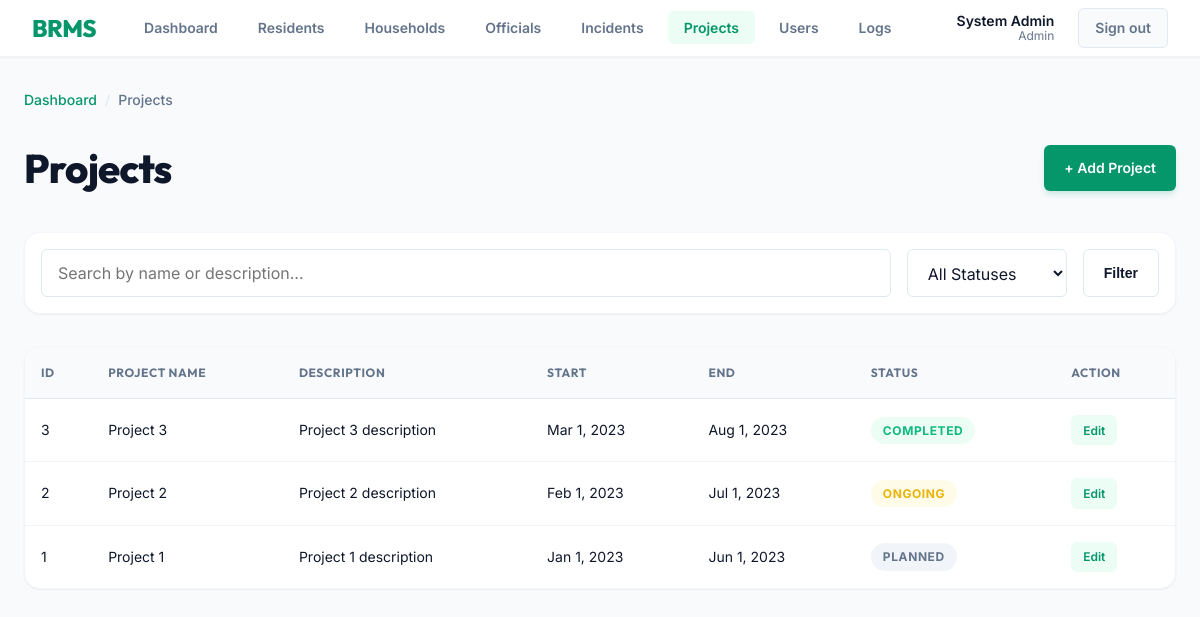
The page /projects/index.php (signed in) on the database its author committed.
### tables this page shows
CREATE TABLE `tbl_projects` (
  `project_id` int(11) NOT NULL,
  `project_name` varchar(100) DEFAULT NULL,
  `project_description` text DEFAULT NULL,
  `start_date` date DEFAULT NULL,
  `end_date` date DEFAULT NULL,
  `project_status` varchar(50) DEFAULT NULL
);

### projects/index.php (the view, shortened to what this page needs)
<?php
include '../db.php';
$search = isset($_GET['search']) ? $_GET['search'] : '';
$where_clauses = [];
$where_sql = count($where_clauses) > 0 ? "WHERE " . implode(" AND ", $where_clauses) : "";
$query = "SELECT * FROM tbl_projects $where_sql ORDER BY start_date DESC";
$result = mysqli_query($conn, $query);
?>
<!DOCTYPE html>
<html lang="en">
<head>
    <link rel="stylesheet" href="../style.css">
</head>
<body>
    <?php include '../navbar.php'; ?>
    <div class="page-shell page-content">
        <div class="breadcrumb-bar">
            <a href="../index.php">Dashboard</a>
            <span class="sep">/</span>
            <span>Projects</span>
        </div>
        <div class="page-header">
            <h1>Projects</h1>
            <a href="add.php" class="btn-accent" id="add-project-btn">+ Add Project</a>
        </div>
        <form method="GET" class="filter-bar" id="projects-filter">
            <input type="text" name="search" class="form-control search-input" placeholder="Search by name or description…" value="<?php echo $search; ?>" id="projects-search">
            <select name="status" class="form-select" id="projects-status-filter" style="max-width:160px">
                <option value="">All Statuses</option>
            </select>
            <button type="submit" class="btn-secondary">Filter</button>
        </form>
        <table class="data-table" id="projects-table">
            <thead>
                <tr>
                    <th>ID</th>
                    <th>Project Name</th>
                    <th>Description</th>
                    <th>Start</th>
                    <th>End</th>
                    <th>Status</th>
                    <th>Action</th>
                </tr>
            </thead>
            <tbody>
                <?php if (mysqli_num_rows($result) > 0): ?>
                <?php while ($row = mysqli_fetch_assoc($result)): ?>
                <?php
                    $status_class = 'status--planned';
                    if ($row['project_status'] == 'Ongoing') $status_class = 'status--ongoing';
                    if ($row['project_status'] == 'Completed') $status_class = 'status--completed';
                ?>
                <tr>
                    <td><?php echo $row['project_id']; ?></td>
                    <td><?php echo $row['project_name']; ?></td>
                    <td><?php echo $row['project_description']; ?></td>
                    <td><?php echo date('M j, Y', strtotime($row['start_date'])); ?></td>
                    <td><?php echo date('M j, Y', strtotime($row['end_date'])); ?></td>
                    <td><span class="status <?php echo $status_class; ?>"><?php echo $row['project_status']; ?></span></td>
                    <td>
                        <a href="edit.php?id=<?php echo $row['project_id']; ?>" class="btn-edit">Edit</a>
                    </td>
                </tr>
                <?php endwhile; ?>
                <?php else: ?>
                <tr><td colspan="7"><div class="empty-state"><p>No projects found.</p></div></td></tr>
                <?php endif; ?>
            </tbody>
        </table>
    </div>
</body>
</html>

### rows shown on the page
tbl_projects: project_id "3", project_name "Project 3", project_description "Project 3 description", start_date "Mar 1, 2023", end_date "Aug 1, 2023", project_status "COMPLETED"
tbl_projects: project_id "2", project_name "Project 2", project_description "Project 2 description", start_date "Feb 1, 2023", end_date "Jul 1, 2023", project_status "ONGOING"
tbl_projects: project_id "1", project_name "Project 1", project_description "Project 1 description", start_date "Jan 1, 2023", end_date "Jun 1, 2023", project_status "PLANNED"

### other values the page prints
$_SESSION['full_name'] "System Admin"
$_SESSION['role'] "Admin"
